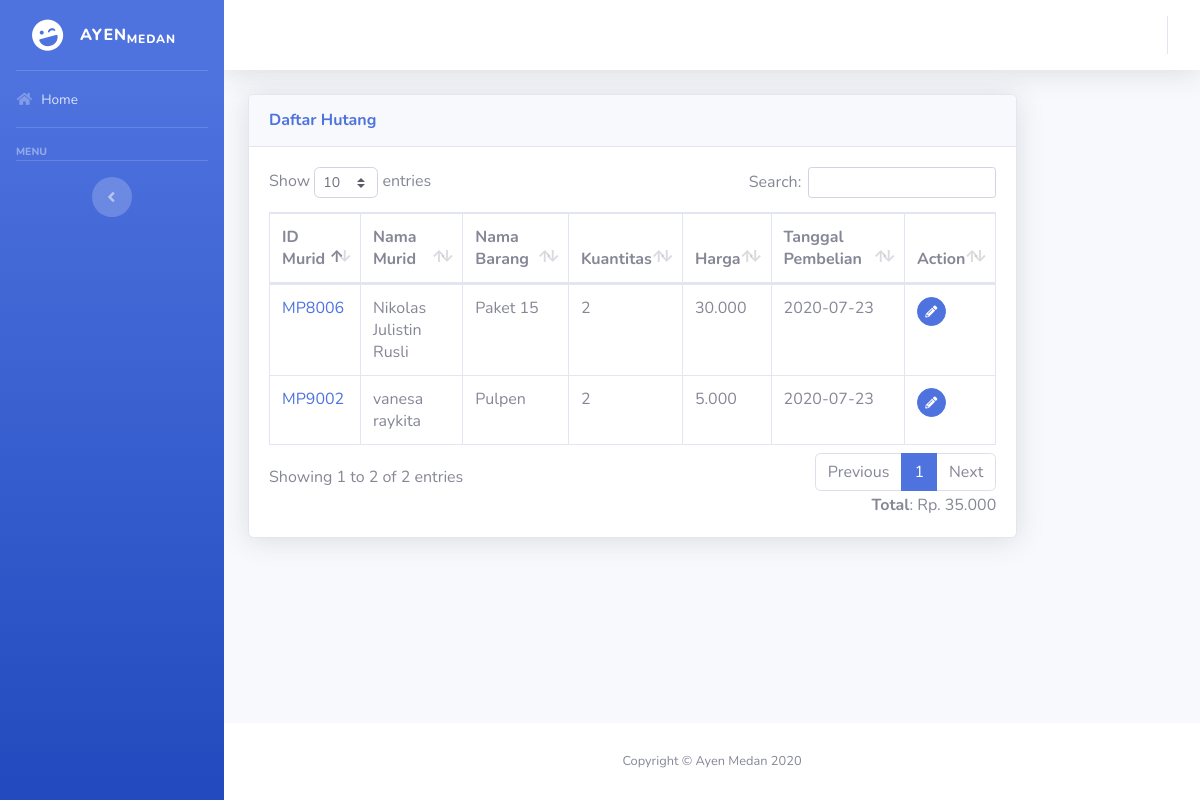
Screenshot of /hutang-kantin.php with the database file from the repository.
### tables this page shows
CREATE TABLE `pembelian_kantin` (
  `id_pembelian` int(11) NOT NULL,
  `kodeKantin` text NOT NULL,
  `idMurid` varchar(12) NOT NULL,
  `kuantitas` int(11) NOT NULL,
  `harga` text NOT NULL,
  `jenis` enum('Alat Tulis','Makanan') NOT NULL,
  `pembayaran` enum('Cash','OVO','DANA','Hutang') NOT NULL,
  `tglBeli` date NOT NULL
);

CREATE TABLE `murid` (
  `idMurid` varchar(10) NOT NULL,
  `namaMurid` text NOT NULL,
  `namaOrtu` text NOT NULL,
  `noHP` varchar(12) NOT NULL,
  `gender` enum('Laki-Laki','Perempuan') NOT NULL,
  `kelas` text NOT NULL,
  `tglDaftar` date NOT NULL,
  `paket` text NOT NULL,
  `tingkat` enum('TK','SD','SMP','SMA') NOT NULL,
  `statusMurid` enum('Aktif','Pasif') NOT NULL DEFAULT 'Aktif'
);

CREATE TABLE `kantin` (
  `kodeKantin` varchar(12) NOT NULL,
  `nama` text NOT NULL,
  `harga` text NOT NULL,
  `jenis` enum('Makanan','Alat Tulis') NOT NULL
);

### hutang-kantin.php (the view, shortened to what this page needs)
<?php
include("koneksi.php");
?>
<html>
    <head>
        <link href="vendor/fontawesome-free/css/all.min.css" rel="stylesheet" type="text/css">
        <link href="css/sb-admin-2.min.css" rel="stylesheet">
		<link href="vendor/datatables/dataTables.bootstrap4.min.css" rel="stylesheet">
    </head>
    <body id="page-top">
    <div id="wrapper">
        <?php include("sidebar.php"); ?>
        <div id="content-wrapper" class="d-flex flex-column">
            <div id="content">
                <nav class="navbar navbar-expand navbar-light bg-white topbar mb-4 static-top shadow">
                    <?php include("topBar.php"); ?>
                </nav>
                <div class="container-fluid">
                    <div class="row">
						<div class="col-xs-12 col-sm-12 col-md-10 col-lg-10">
							<div class="card shadow mb-4">
								<div class="card-header py-3">
									<h6 class="m-0 font-weight-bold text-primary">Daftar Hutang</h6>
								</div>
								<div class="card-body">
									<div class="table-responsive">
										<table class="table table-bordered" id="dataTable" width="100%" cellspacing="0">
											<thead>
												<tr>
													<th>ID Murid</th>
													<th>Nama Murid</th>
													<th>Nama Barang</th>
													<th>Kuantitas</th>
													<th>Harga</th>
													<th>Tanggal Pembelian</th>
													<th>Action</th>
												</tr>
											</thead>
											<tbody>
												<?php
												$total = 0;
												$listDataKantin = mysqli_query($db, "SELECT pembelian_kantin.*, murid.namaMurid, kantin.nama FROM `pembelian_kantin`, `murid`, `kantin` WHERE pembelian_kantin.idMurid = murid.idMurid AND pembelian_kantin.kodeKantin = kantin.kodeKantin AND pembelian_kantin.pembayaran = 'Hutang';");
												if (mysqli_num_rows($listDataKantin) > 0 ) {
													while($data = mysqli_fetch_array($listDataKantin)) {
														$total += $data['harga'];
												?>
												<tr>
													<td><a href="detail-hutang.php?id=<?= $data['idMurid']; ?>"><?= $data['idMurid']; ?></a></td>
													<td><?= $data['namaMurid']; ?></td>
													<td><?= $data['nama']; ?></td>
													<td><?= $data['kuantitas']; ?></td>
													<td><?= number_format($data['harga'],0,',','.'); ?></td>
													<td><?= $data['tglBeli']; ?></td>
													<td>
														<a href="?id=<?= $data['id_pembelian']; ?>" class="btn btn-primary btn-circle btn-sm"><i class="fa fa-pencil-alt"></i></a>
													</td>
												</tr>
												<?php
													}
												}
												?>
											</tbody>
										</table>
										<div class="text-right"><b>Total</b>: Rp. <?= number_format($total,0,',','.'); ?></div>
									</div>
								</div>
							</div>
						</div>
					</div>
				</div>
			</div>
			<footer class="sticky-footer bg-white">
				<div class="container my-auto">
					<div class="copyright text-center my-auto">
						<span>Copyright &copy; Ayen Medan 2020</span>
					</div>
				</div>
			</footer>
		</div>
	</div>
	</body>
</html>

### sidebar.php (shortened to what this page needs)
   <ul class="navbar-nav bg-gradient-primary sidebar sidebar-dark accordion" id="accordionSidebar">
<?php
$curPageName = substr($_SERVER["SCRIPT_NAME"],strrpos($_SERVER["SCRIPT_NAME"],"/")+1);
?>
     <a class="sidebar-brand d-flex align-items-center justify-content-center" href="home.php">
       <div class="sidebar-brand-icon rotate-n-15">
         <i class="fas fa-laugh-wink"></i>
       </div>
       <div class="sidebar-brand-text mx-3">Ayen<sub>Medan</sub></div>
     </a>
     <hr class="sidebar-divider my-0">
     <li class="nav-item <?php if ($curPageName == "home.php") echo "active"; ?>">
       <a class="nav-link" href="home.php">
         <i class="fas fa-fw fa-home"></i>
         <span>Home</span></a>
     </li>
     <hr class="sidebar-divider">
     <div class="sidebar-heading">
       Menu
     </div>
     <hr class="sidebar-divider d-none d-md-block">
     <div class="text-center d-none d-md-inline">
       <button class="rounded-circle border-0" id="sidebarToggle"></button>
     </div>
   </ul>

### topBar.php (shortened to what this page needs)
<ul class="navbar-nav ml-auto">
</ul>

### rows the page displays
pembelian_kantin: idMurid "MP9002", idMurid.namaMurid "vanesa raykita", kantin.nama "Pulpen", kuantitas "2", harga "5.000", tglBeli "2020-07-23"
pembelian_kantin: idMurid "MP8006", idMurid.namaMurid "Nikolas Julistin Rusli", kantin.nama "Paket 15", kuantitas "2", harga "30.000", tglBeli "2020-07-23"

### other values shown
$total "35.000"
